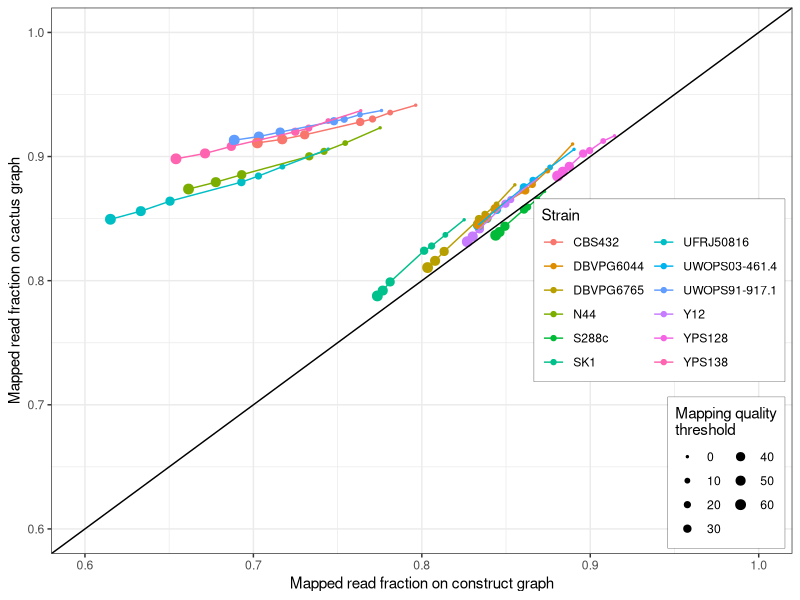
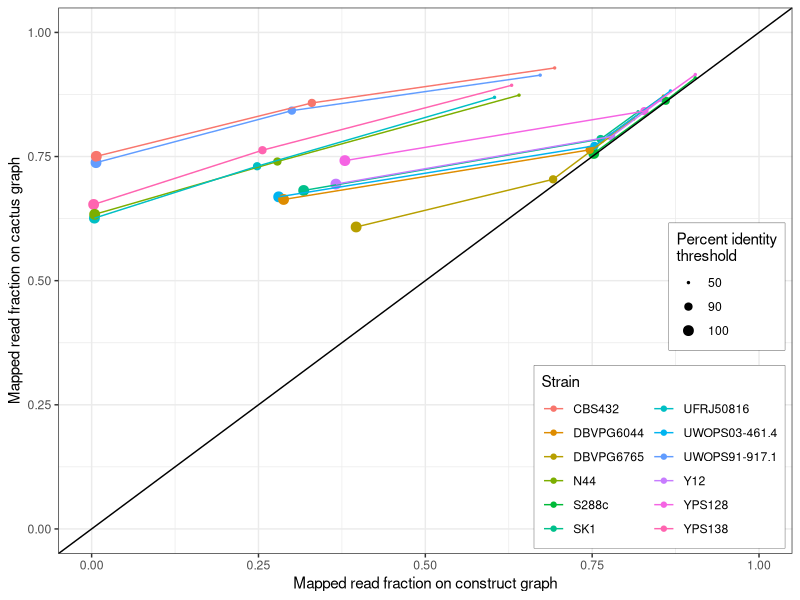
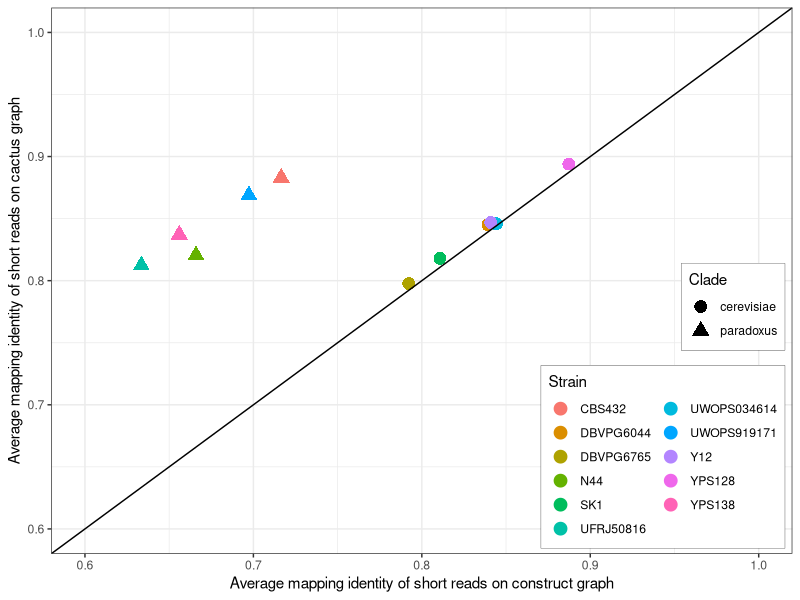
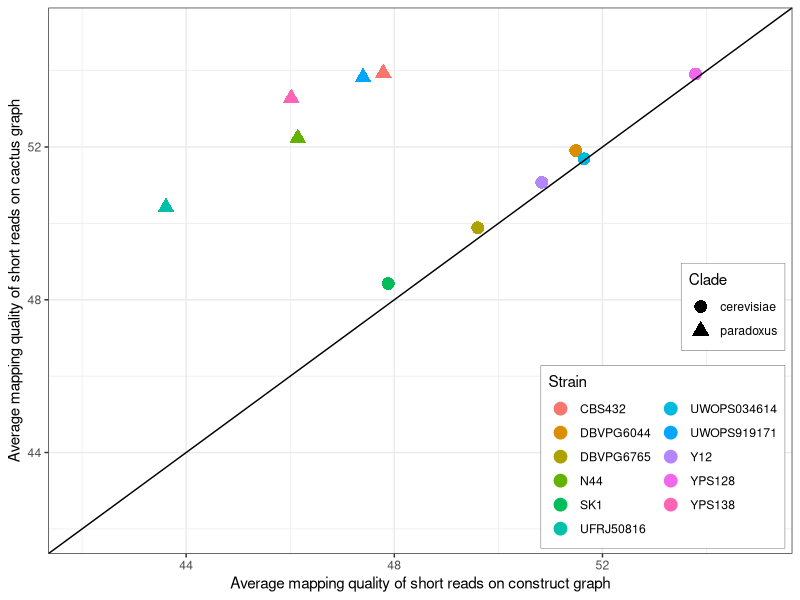
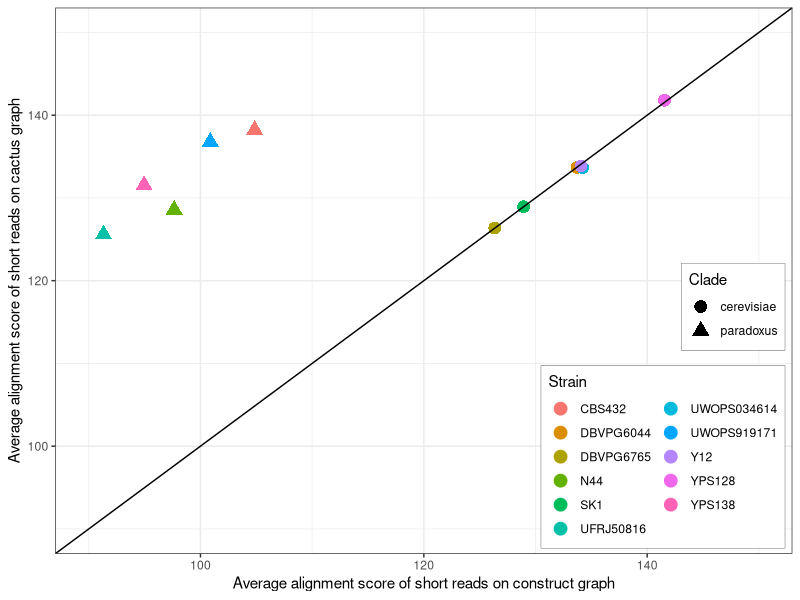

Generate these figures, in order, with R:
library(tidyverse)
library(magrittr)

##############
#Read mapping#
##############

construct <- read_tsv("data/yeast.mapping.constructunion.all.tsv", col_names = c("mapq_gt0", "mapq_ge10", "mapq_ge20", "mapq_ge30", "mapq_ge40", "mapq_ge50", "mapq_ge60", "id_ge100", "id_ge90", "id_ge50", "all", "graph", "sample"))
cactus <- read_tsv("data/yeast.mapping.cactus.all.tsv", col_names = c("mapq_gt0", "mapq_ge10", "mapq_ge20", "mapq_ge30", "mapq_ge40", "mapq_ge50", "mapq_ge60", "id_ge100", "id_ge90", "id_ge50", "all", "graph", "sample"))

construct_new <- construct %>%
  gather("mapq_gt0", "mapq_ge10", "mapq_ge20", "mapq_ge30", "mapq_ge40", "mapq_ge50", "mapq_ge60", "id_ge100", "id_ge90", "id_ge50", key="filter", value="construct_number") %>%
  mutate(construct_fraction = construct_number / all) %>%
  select(sample, filter, construct_fraction)

cactus_new <- cactus %>%
  gather("mapq_gt0", "mapq_ge10", "mapq_ge20", "mapq_ge30", "mapq_ge40", "mapq_ge50", "mapq_ge60", "id_ge100", "id_ge90", "id_ge50", key="filter", value="cactus_number") %>%
  mutate(cactus_fraction = cactus_number / all) %>%
  select(sample, filter, cactus_fraction)

# Mapping quality plot
pdf('pdf/yeast-mapping-quality.pdf', 6, 6)
construct_new %>%
  inner_join(cactus_new, by=c("sample", "filter")) %>%
  filter(filter %in% c("mapq_gt0", "mapq_ge10", "mapq_ge20", "mapq_ge30", "mapq_ge40", "mapq_ge50", "mapq_ge60")) %>%
  mutate(filter = factor(filter, levels = c("mapq_gt0", "mapq_ge10", "mapq_ge20", "mapq_ge30", "mapq_ge40", "mapq_ge50", "mapq_ge60"), labels = c("0", "10", "20", "30", "40", "50", "60"))) %>%
  ggplot(aes(construct_fraction, cactus_fraction, color=sample)) +
  geom_point(aes(size=filter)) +
  geom_line() +
  labs(color="Strain", size="Mapping quality\nthreshold", x="Mapped read fraction on construct graph", y="Mapped read fraction on cactus graph") +
  coord_cartesian(xlim=c(0.6,1), ylim=c(0.6,1)) +
  geom_abline(intercept=0) +
  scale_size_discrete(range=c(.5,3)) +
  theme_bw() +
  theme(legend.position=c(.99,.01), legend.justification=c(1, 0),
        legend.box.just='right',
        legend.background=element_rect(colour='black', size=.1)) +
  guides(size=guide_legend(ncol=2), color=guide_legend(ncol=2))
dev.off()

# Mapping percent identity plot
pdf('pdf/yeast-mapping-identity.pdf', 6, 6)
construct_new %>%
  inner_join(cactus_new, by=c("sample", "filter")) %>%
  filter(filter %in% c("id_ge100", "id_ge90", "id_ge50")) %>%
  mutate(filter = factor(filter, levels = c("id_ge50", "id_ge90", "id_ge100"), labels = c("50", "90", "100"))) %>%
  ggplot(aes(construct_fraction, cactus_fraction, color=sample)) +
  geom_point(aes(size=filter)) +
  geom_line() +
  labs(color="Strain", size="Percent identity\nthreshold", x="Mapped read fraction on construct graph", y="Mapped read fraction on cactus graph") +
  coord_cartesian(xlim=c(0,1), ylim=c(0,1)) +
  geom_abline(intercept=0) +
  scale_size_discrete(range=c(.5,3)) +
  theme_bw() +
  theme(legend.position=c(.99,.01), legend.justification=c(1, 0),
        legend.box.just='right',
        legend.background=element_rect(colour='black', size=.1)) +
  guides(color=guide_legend(ncol=2, order=2), size=guide_legend(order=1))
dev.off()

###############
#SV genotyping#
###############

identity <- read_tsv("data/constructunion.all.reads.identity.tsv", col_names = c("graph", "strain", "identity"))
quality <- read_tsv("data/constructunion.all.reads.mapq.tsv", col_names = c("graph", "strain", "quality"))
score <- read_tsv("data/constructunion.all.reads.score.tsv", col_names = c("graph", "strain", "score"))

# Mapping identity plot
pdf('pdf/yeast-genotyping-identity.pdf', 6, 6)
identity %>%
  spread(graph, identity) %>%
  mutate(clade=ifelse(strain %in% c("UWOPS919171","UFRJ50816","YPS138","N44","CBS432"), 'paradoxus', 'cerevisiae')) %>%
  ggplot(aes(construct, cactus, color=strain, shape=clade)) +
  geom_point(size=4) +
  labs(color="Strain", shape="Clade", x="Average mapping identity of short reads on construct graph", y="Average mapping identity of short reads on cactus graph") +
  coord_cartesian(xlim=c(0.6,1), ylim=c(0.6,1)) +
  geom_abline(intercept=0) +
  theme_bw() +
  theme(legend.position=c(.99,.01), legend.justification=c(1, 0),
        legend.box.just='right',
        legend.background=element_rect(colour='black', size=.1)) +
  guides(color=guide_legend(ncol=2, order=2), shape=guide_legend(order=1))
dev.off()

# Mapping quality plot
pdf('pdf/yeast-genotyping-quality.pdf', 6, 6)
quality %>%
  spread(graph, quality) %>%
  mutate(clade=ifelse(strain %in% c("UWOPS919171","UFRJ50816","YPS138","N44","CBS432"), 'paradoxus', 'cerevisiae')) %>%
  ggplot(aes(construct, cactus, color=strain, shape=clade)) +
  geom_point(size=4) +
  labs(color="Strain", shape="Clade", x="Average mapping quality of short reads on construct graph", y="Average mapping quality of short reads on cactus graph") +
  coord_cartesian(xlim=c(42,55), ylim=c(42,55)) +
  geom_abline(intercept=0) +
  theme_bw() +
  theme(legend.position=c(.99,.01), legend.justification=c(1, 0),
        legend.box.just='right',
        legend.background=element_rect(colour='black', size=.1)) +
  guides(color=guide_legend(ncol=2, order=2), shape=guide_legend(order=1))
dev.off()

# Mapping score plot
pdf('pdf/yeast-genotyping-score.pdf', 8, 7)
score %>%
  spread(graph, score) %>%
  mutate(clade=ifelse(strain %in% c("UWOPS919171","UFRJ50816","YPS138","N44","CBS432"), 'paradoxus', 'cerevisiae')) %>%
  ggplot(aes(construct, cactus, color=strain, shape=clade)) +
  geom_point(size=4) +
  labs(color="Strain", shape="Clade", x="Average alignment score of short reads on construct graph", y="Average alignment score of short reads on cactus graph") +
  coord_cartesian(xlim=c(90,150), ylim=c(90,150)) +
  geom_abline(intercept=0) +
  theme_bw() +
  theme(legend.position=c(.99,.01), legend.justification=c(1, 0),
        legend.box.just='right',
        legend.background=element_rect(colour='black', size=.1)) +
  guides(color=guide_legend(ncol=2, order=2), shape=guide_legend(order=1))
dev.off()
